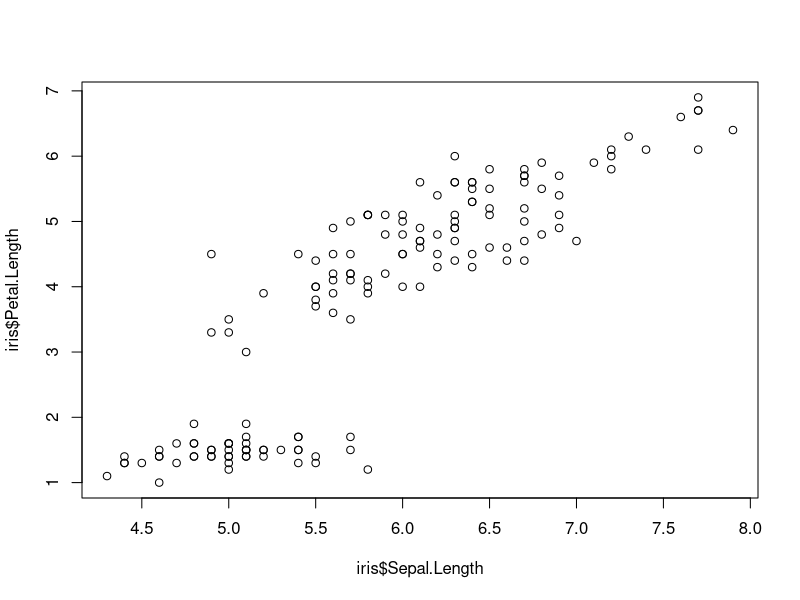
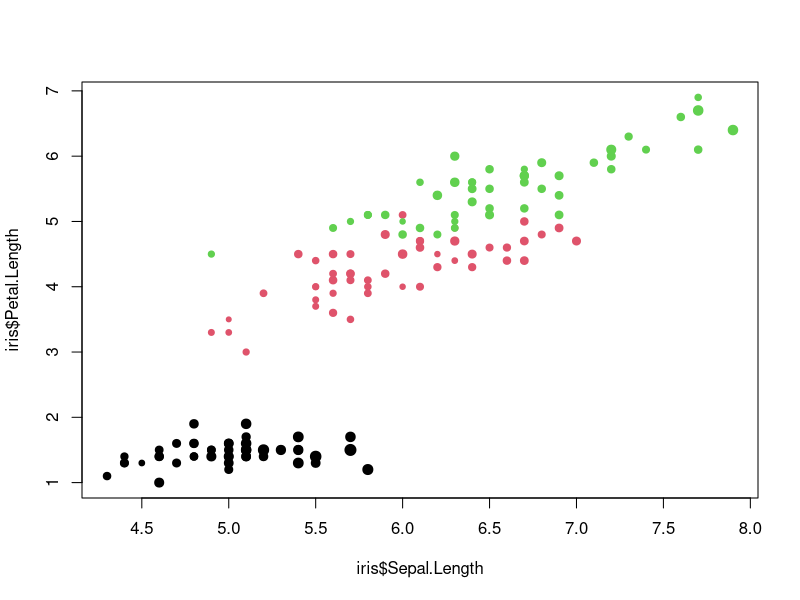
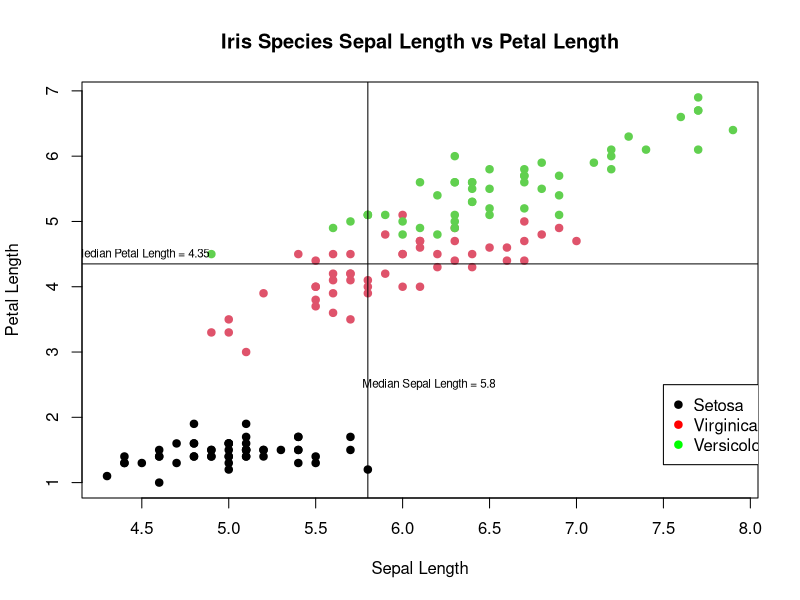
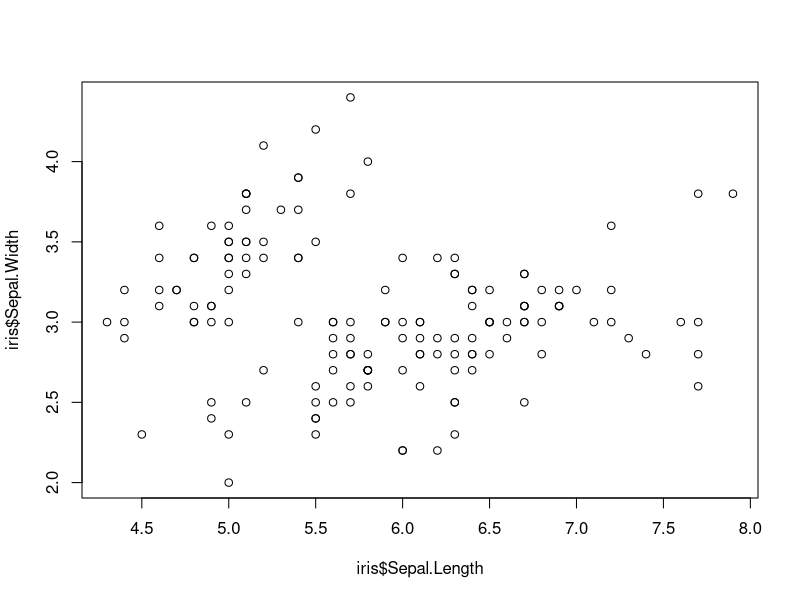
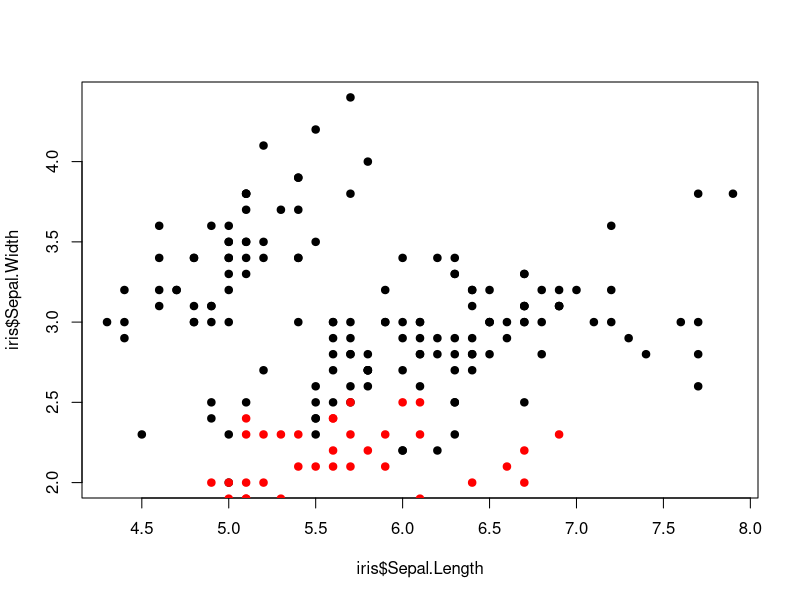
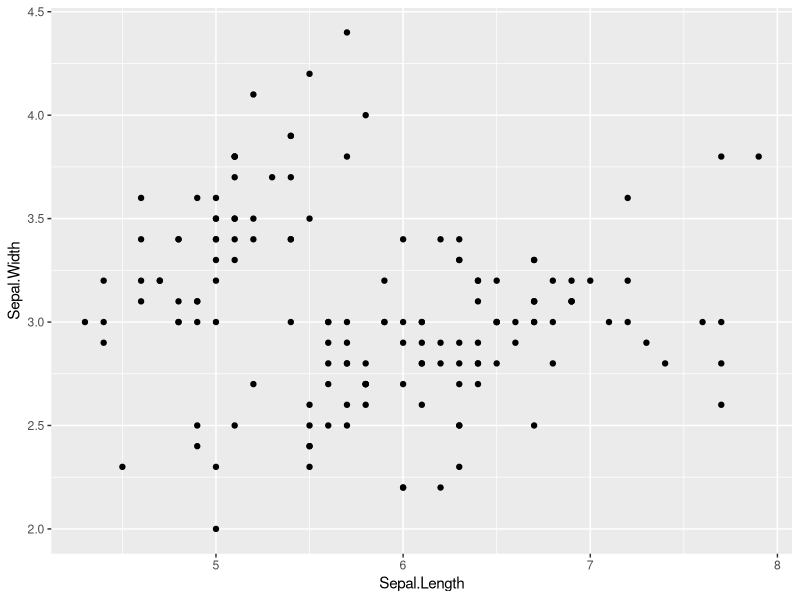
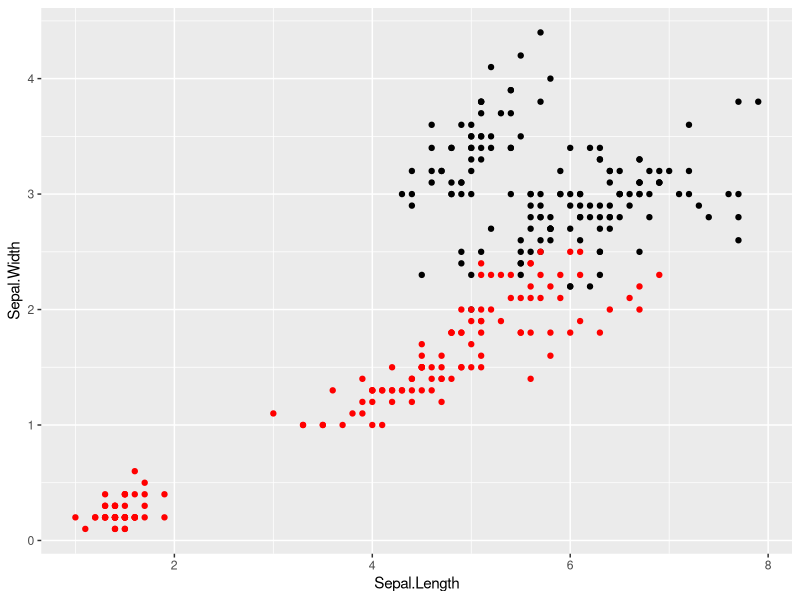

Recreate these plots in R, in order.
# This script was used during an introductory workshop for ggplot2 in Spring 
# 2017 as part of the Middlebury Data Study Group. For more information on the 
# group, visit our website at http://go.middlebury.edu/studygroup. This workshop
# was created and run by Ryan Clement, Data Services Librarian. 

# Install and load necessary packages for the workshop. 
install.packages("tidyverse")
library(tidyverse)

##############################################################
# Super Quick Intro to R functionality for complete newbies. #
##############################################################

# See your working directory
getwd()

# Set your working directory
setwd("~/experiements/studyGroup/meetings/agendas")
getwd()

# Use R as a calculator
2 + 2
2 * 2
2.0/2.1
2^2*((3/4) + 6)
3%%2

# Assign a value to a variable
x <- 3
x**2
x
y <- x**2
x + y

# Scalars, vectors, and matrices. You've seen scalars above, such as x <- 3. 
# Vectors are assigend the same way, use the concatenate function c():
x <- c(3, 4, 6, 7, 2)
x

# You can still use arithmetic, etc. on vectors
x <- c(3, 4, 6, 7, 2)
x * 3

# Matrices are two-dimensional vectors.
x <- matrix(c(3, 4, 6, 7, 2, 1), ncol = 2)
x

# Data frames are matrices with names for rows/columns.
x <- matrix(c(3, 4, 6, 7, 2, 1), ncol = 2)
as.data.frame(x)

# Again, you can still use arithmetic, etc. on matrices and data frames
x <- matrix(c(3, 4, 6, 7, 2, 1), ncol = 2)
x*3
as.data.frame(x) * 3

# This has just been the briefest intro to R - there are many great resources 
# for learning the basics, such as ...

# R has many packages for many different types of statistical and visual 
# analysis. We're going to look at one of the most popular and powerful packages
# for visualization, ggplot2. First, let's take a look at the base R 
# visualization tools. We're going to use two datasets from R today, one called 
# iris, [CITATION], and one called diamonds [CITATION]. Let's take a look at 
# iris first. 

str(iris)
head(iris)

# We can use base R plot() function to make a simple scatterplot.

plot(iris$Sepal.Length, iris$Petal.Length)

# We can add colors based on the species variable, size the points based on 
# a formula, and change the symbology.

plot(iris$Sepal.Length, iris$Petal.Length, 
     col = iris$Species, 
     pch = 19,
     cex = iris$Sepal.Width/median(iris$Sepal.Width))

# However, we're missing a legend! In base R plotting, you need to add legends 
# and proper labels yourself.

plot(iris$Sepal.Length, iris$Petal.Length, 
     col = iris$Species, 
     pch = 19,
     xlab = "Sepal Length",
     ylab = "Petal Length", 
     main = "Iris Species Sepal Length vs Petal Length")
legend(7.5, 2.5, 
       c("Setosa", "Virginica", "Versicolor"), 
       pch = 19, 
       col = c("black", "red", "green"))

# You can also add other annotations like median lines to a basic plot.

abline(v = median(iris$Sepal.Length), h = median(iris$Petal.Length) )
text(4.5, median(iris$Petal.Length) + 0.15, 
     paste("Median Petal Length =", median(iris$Petal.Length)),
     cex = 0.7)
text(median(iris$Sepal.Length) + 0.35, 2.5, 
     paste("Median Sepal Length =", median(iris$Sepal.Length)),
     cex = 0.7)


# BUT THERE IS AN EASIER WAY! Using the ggplot2 package, part of the 
# "tidyverse," we can more easily make graphs that look great. ggplot2 handles
# a lot of the decisions, such as making labels, for you! It also makes objects, 
# not static plots, so we can manipulate them rather than just building them up 
# by drawing over the already made plots.

# For example, in base plot, if we go back to our basic scatterplot:

plot(iris$Sepal.Length, iris$Sepal.Width)

# and then decide we want to add the width data as well, we can do that like 
# this:

plot(iris$Sepal.Length, iris$Sepal.Width, pch = 19)
points(iris$Petal.Length, iris$Petal.Width, pch = 19, col = "red")

# What's wrong with this? The new points (the red ones) were simply added onto 
# the existing plot. So, in addition to having no legend, our plot is cut off at 
# the bottom.

# This isn't a problem with ggplot, where the graph is an "object" that can be 
# changed and manipulated. Let's make our first ggplot graph.

ggplot(iris, aes(x = Sepal.Length, y = Sepal.Width)) + geom_point()

ggplot(iris, aes(x = Sepal.Length, y = Sepal.Width)) + geom_point() + 
  geom_point(aes(x = Petal.Length, y = Petal.Width), col = "red")

# As you can see, our graph size changes. Still no legend though! But that's 
# because, even though the method above makes a graph, it's NOT THE RIGHT WAY TO
# DO IT. First we need to talk about the Grammar of Graphics, and tidy data.

#############################
#### CLEANING IRIS DATA #####
#############################

# Making iris_tidy by using tidyr functions gather() and separate(). Gathers all
# non-categorial headers into one column, key, and then associates them with 
# their previous values, which it puts into the Value column. You can just run 
# this code.

iris_tidy <- iris %>%
  gather(key, Value, - Species) %>%
  separate(key, c("Part", "Measure"), "\\.") 

# Making iris_wide uses the same tidyr functions as above, plus the function 
# spread(). First, so that we can keep track of which measures belong to which 
# flower, we need to add a unique identifier in a column called Flower.

iris$Flower <- 1:nrow(iris)

iris_wide <- iris %>%
  gather(key, value, -Species, -Flower) %>%
  separate(key, c("Part", "Measure"), "\\.") %>%
  spread(Measure, value)